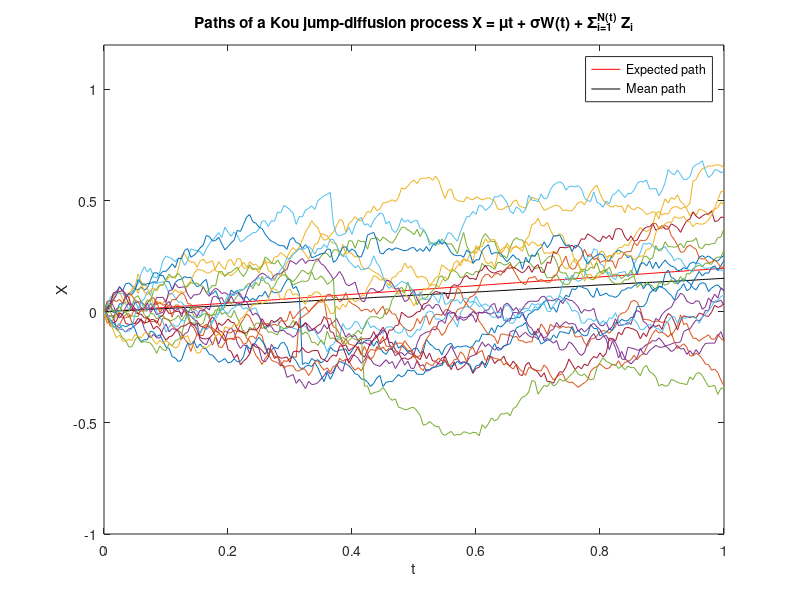

This figure's MATLAB source: (Note: this script raises an error after producing the figure.)
%% Simulation of the Kou Jump Diffusion Process
% Another of our jump diffusion processes is the KJD. This follows the same
% appraoch as the MJD process but uses a different random variable as the
% i.i.d components of the jumps.
% Where the MJD used Gaussians, we will now use the Bilateral Exponential
% distribution. This is a minor modification of the Laplace (or double
% exponential) Distribution as it is no longer symmetric down the y-axis.
% That is we have different exponential distributions for x>0 and for x<0,
% reflecting the fact that prices tend to be asymmetric.

% We follow the same approach as for the MJD, and display the KJD in its
% X(t) form:
%  X(t) = (mu - 0.5*sigma^2)*t + sigma*W(t) + sum_{i=1}^{N(t)} Z_i

% Note the above is our ABM for X(t), where X(t) is log(S/S0) i.e. the log
% of the stock price.

% Let us again define our parameters:
% mu : the mean/drift of our traditional ABM
% sigma : the vol/diffusion of our traditional ABM
% ... AND ...
% lambda : the rate of arrival for our Poisson Process
% eta1 : the upward jump parameter of Bilat. Exp. random variables
% This means the upward jumps have mean 1/eta1
% eta2 : the downward jump parameter of our i.i.d Bilat. Exp.
% This means the downward jumps have mean 1/eta2
% p : the probability of a jump for our i.i.d Bilat. Exp.

clear all
close all

% Parameters
npaths = 20000 ; % Number of paths to be simulated
T = 1 ; % Time horzion
nsteps = 200 ; % Number of timesteps
dt = T/nsteps ; % Size of timesteps
t = 0:dt:T ; % Discretization of our grid
mu = 0.2 ; % Drift for ABM
sigma = 0.3 ; % Diffusion for ABM
lambda = 0.5 ; % Rate of arrival for Poisson Process
eta1 = 6 ;  % Parameter for upward jumps
eta2 = 8 ; % Parameter for downward jumps
p = 0.4 ; % Probability of an upward jump 
S0 = 1 ; % Initial stock price

%% Generating the Bilateral Exponential Random Deviates

% Generate a [npaths,nsteps] matrix of standard uniform random devaites 
U = rand([npaths,nsteps]) ;

% Convert those values in Bilateral Exponential (BE) random deviates
BE = -1/eta1*log((1-U)/p).*(U>=1-p) + 1/eta2*log(U/(1-p)).*(U<1-p) ; 

%% Monte Carlo Simulation - npaths x nsteps

% We calculate our traditional ABM of the form of the equation
dW = (mu - 0.5*sigma^2)*dt + sigma*sqrt(dt)*randn([npaths,nsteps]) ;

% Recall a Poisson Distribution ~Poi(lambda) can be interpreted by thinking
% of lambda as the expected number of events occuring. For instance,
% arrivals at a hospital in a certain hour can be modelled as a Poi(3)
% meaning we expect 3 people to arrive in any given hour. But of course it
% could be 1 (unlikley), 2 (more likely), right the way up to 10 and beyond
% (v. unlikely). They are all discrete though. So in our situation here,
% with lambda = 0.5, we are saying that we expect to jump about half the
% time, which means our values will be 0 (we don't jump) or 1 (we do jump)
% or potentially 2 on rare occasions (a v. big jump)

% We now need to compute an [npaths,nsteps] matrix of the jump points. That
% is the frequency of the jumps.
dN = poissrnd(lambda*dt,[npaths,nsteps]) ;

% Now we need to compute the size of the jumps.
% This is simply computing the size of the jumps (given by matrix BE) and
% when they occur (given by matrix dN)
% Its output will be a matrix that has components 0 (no jump) or some 
% value (the size of the jump)
dJ = dN .* BE ;

% Adding the two components together gives us the complete value at each 
% timestep for the KJD process
dX = dW + dJ ;

% Our final step is to cumulatively sum the columns to produce paths
X = [ zeros([npaths,1]) , cumsum(dX,2)] ;

% Note this computes the paths of the log prices since we have used ABM
% To transform back to stock prices we require one final step
%S = S0*exp(X) ;

%% Expected, mean and sample paths

close all
figure(1)
EX = (mu + lambda * (p/eta1 - (1-p)/eta2) ) * t ;
plot(t,EX,'r',t,mean(X,1),'k',t,X(1:1000:end,:)) ;
legend('Expected path','Mean path')
xlabel('t')
ylabel('X')
ylim([-1,1.2]);
title('Paths of a Kou jump-diffusion process X = \mut + \sigmaW(t) + \Sigma_{i=1}^{N(t)} Z_i')

%% Variance = Mean Square Displacement

% Theoretical value for Var(X)
VARX = t*( sigma^2 + 2*lambda*( p/(eta1^2) + (1-p)/(eta2^2) ) ) ;
figure(2)
plot(t,VARX,'r',t,var(X,'',1),'m',t,mean((X-EX).^2,1),'c--')
legend('Theory','Sampled 1','Sampled 2','Location','SouthEast')
xlabel('t')
ylabel('Var(X) = E((X-E(X))^2)')
ylim([0 0.3])
title('Kou Jump Diffusion process: variance')

%% Probability Density Function at different times

% Parameters for x-axis
dx = 0.02 ;
x = -1:dx:1 ;
xx = x + dx/2 ; % Shift required for bar chart

h1 = histogram(X(:,40),'BinEdges',x,'Normalization','pdf') ;
H1 = [h1.Values,0] ;

h2 = histogram(X(:,100),'BinEdges',x,'Normalization','pdf') ;
H2 = [h2.Values,0] ;

h3 = histogram(X(:,end),'BinEdges',x,'Normalization','pdf') ;
H3 = [h3.Values,0] ;

figure(3)

subplot(3,1,1)
bar(xx,H1)
ylabel('f_X(x,0.2)')
xlim([-1,1])
ylim([0,3])
title('Probability density function of a Kou jump-diffusion process at different times')

subplot(3,1,2)
bar(xx,H2)
xlim([-1,1])
ylim([0,3])
ylabel('f_X(x,0.5)')

subplot(3,1,3)
bar(xx,H3)
xlim([-1,1])
ylim([0,3])
xlabel('x')
ylabel('f_X(x,1)')



